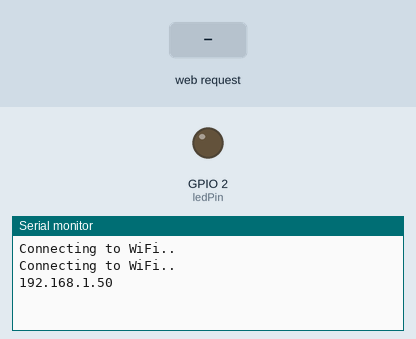
A program run on a simulated ESP32. Parts: output pins drawn as LEDs (lit = HIGH), the last lines printed to the serial monitor. The inputs (shaded band) are chosen by the test bench. WiFi joins after 1.5 s; servers stay silent unless stated; storage starts empty.

Above: at 3.2 s.
3.3 s: HTTP request GET / received
At 4.4 s:
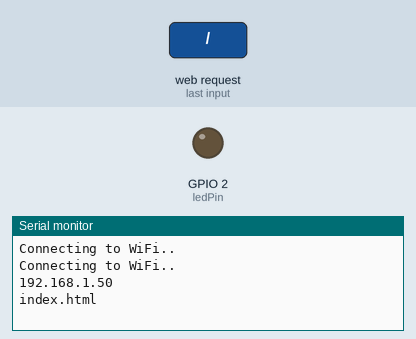
4.8 s: HTTP request GET /bootstrap.min.css received
At 5.6 s:
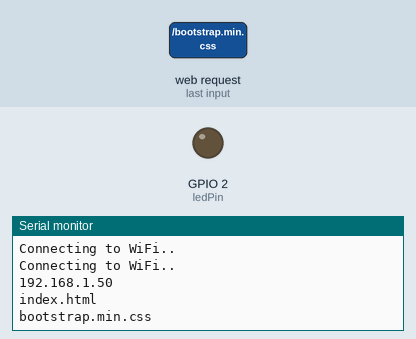
6.3 s: HTTP request GET /bootstrap.min.css.gz received
At 6.7 s:
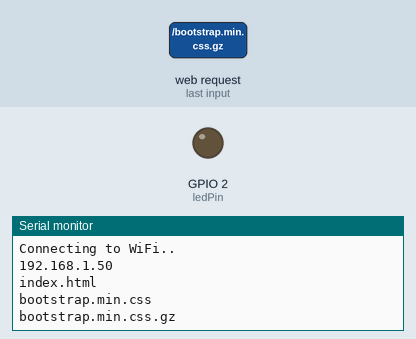

The program:

main.cpp
```cpp
// Import required libraries
#include "WiFi.h"
#include "ESPAsyncWebServer.h"
#include "SPIFFS.h"

// Replace with your network credentials
const char* ssid = "POCO F5";
const char* password = "oioioioi";

// Set LED GPIO
const int ledPin = 2;
// Stores LED state
String ledState;

// Create AsyncWebServer object on port 80
AsyncWebServer server(80);

void setup(){
  // Serial port for debugging purposes
  Serial.begin(115200);
  pinMode(ledPin, OUTPUT);

  // Initialize SPIFFS
  if(!SPIFFS.begin(true)){
    Serial.println("An Error has occurred while mounting SPIFFS");
    return;
  }

  // Connect to Wi-Fi
  WiFi.begin(ssid, password);
  while (WiFi.status() != WL_CONNECTED) {
    delay(1000);
    Serial.println("Connecting to WiFi..");
  }

  // Print ESP32 Local IP Address
  Serial.println(WiFi.localIP());

  // Route for root / web page
  server.on("/", HTTP_GET, [](AsyncWebServerRequest *request){
    Serial.println("index.html");
    request->send(SPIFFS, "/index.html", String(), false);
  });

  server.on("/gz", HTTP_GET, [](AsyncWebServerRequest *request){
    Serial.println("index2.html");
    request->send(SPIFFS, "/index2.html", String(), false);
  });

  // Route to load style.css file
  server.on("/bootstrap.min.css", HTTP_GET, [](AsyncWebServerRequest *request){
    Serial.println("bootstrap.min.css");
    request->send(SPIFFS, "/bootstrap.min.css", "text/css");
  });

  // Route to load style.css file
  server.on("/bootstrap.min.css.gz", HTTP_GET, [](AsyncWebServerRequest *request){
    Serial.println("bootstrap.min.css.gz");

    AsyncWebServerResponse* response = request->beginResponse(SPIFFS, "/bootstrap.min.css.gz", "text/css");
    response->addHeader("Content-Encoding", "gzip");
    request->send(response);
  });

  // Start server
  server.begin();
}

void loop(){

}
```

Measured:
- after the input at 3.3 s, the serial monitor: prints a new line at once (image 1)
- after the input at 4.8 s, the serial monitor: prints a new line at once (image 2)
- after the input at 6.3 s, the serial monitor: prints a new line at once (image 3)
